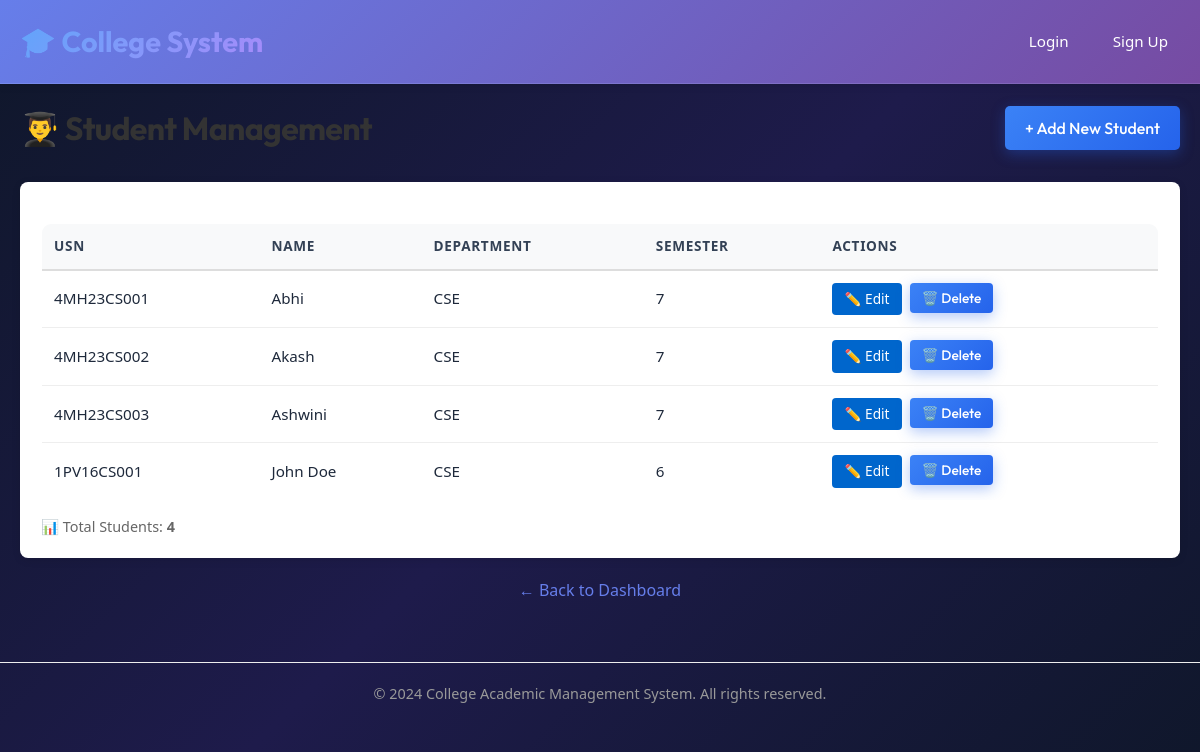
The page /admin/students (signed in) on the database its author committed.
### backend/app.py (models this page shows)
class Student(db.Model):
    id = db.Column(db.Integer, primary_key=True)
    usn = db.Column(db.String(50), unique=True, nullable=False)
    name = db.Column(db.String(200), nullable=False)
    dept = db.Column(db.String(100), nullable=True)
    semester = db.Column(db.Integer, nullable=True)

### backend/app.py (the view)
@app.route('/admin/students')
@login_required
@role_required('Admin')
def admin_students():
    students = Student.query.all()
    return render_template('admin_students.html', students=students)

### backend/app.py (called while the page is built)
def role_required(*roles):
    def decorator(f):
        @wraps(f)
        def decorated_function(*args, **kwargs):
            if not current_user.is_authenticated:
                return login_manager.unauthorized()
            if current_user.role not in roles:
                flash('Access denied: insufficient permissions', 'danger')
                return redirect(url_for('dashboard'))
            return f(*args, **kwargs)
        return decorated_function
    return decorator

@login_manager.user_loader
def load_user(user_id):
    return User.query.get(int(user_id))

### frontend/templates/admin_students.html (shortened to what this page needs)
{% extends 'base.html' %}
{% block content %}
<div style="max-width: 1200px; margin: 0 auto;">
  <div style="display: flex; justify-content: space-between; align-items: center; margin-bottom: 30px;">
    <h1 style="font-size: 2em; color: #333;">👨‍🎓 Student Management</h1>
    <a href="/admin/students/add" class="btn" style="padding: 10px 20px; text-decoration: none;">+ Add New Student</a>
  </div>
  <div class="card">
    {% if students %}
      <div style="overflow-x: auto;">
        <table>
          <thead>
            <tr>
              <th>USN</th>
              <th>Name</th>
              <th>Department</th>
              <th>Semester</th>
              <th>Actions</th>
            </tr>
          </thead>
          <tbody>
            {% for s in students %}
            <tr>
              <td style="font-weight: 500;">{{ s.usn }}</td>
              <td>{{ s.name }}</td>
              <td>{{ s.dept or '-' }}</td>
              <td>{{ s.semester or '-' }}</td>
              <td>
                <div style="display: flex; gap: 8px;">
                  <a href="/admin/students/{{ s.id }}/edit" style="background-color: #0066cc; color: white; padding: 6px 12px; border-radius: 4px; text-decoration: none; font-size: 0.9em; cursor: pointer;">✏️ Edit</a>
                  <form action="/admin/students/{{ s.id }}/delete" method="post" style="display: inline;" onsubmit="return confirm('Are you sure you want to delete this student?');">
                    <button type="submit" style="background-color: #dc3545; color: white; padding: 6px 12px; border-radius: 4px; border: none; font-size: 0.9em; cursor: pointer;">🗑️ Delete</button>
                  </form>
                </div>
              </td>
            </tr>
            {% endfor %}
          </tbody>
        </table>
      </div>
      <div style="margin-top: 15px; color: #666; font-size: 0.9em;">
        📊 Total Students: <strong>{{ students|length }}</strong>
      </div>
    {% else %}
      <div style="text-align: center; padding: 40px; color: #999;">
        <p style="font-size: 1.1em;">📭 No students registered yet.</p>
        <a href="/admin/students/add" class="btn" style="margin-top: 15px; text-decoration: none;">Add the first student</a>
      </div>
    {% endif %}
  </div>
  <div style="text-align: center; margin-top: 20px;">
    <a href="/dashboard" style="color: #667eea; text-decoration: none;">← Back to Dashboard</a>
  </div>
</div>
{% endblock %}

### frontend/static/css/styles.css (style rules this page uses)
:root { --bg-gradient: linear-gradient(135deg, #0f172a 0%, #1e1b4b 50%, #0f172a 100%); --card-bg: #ffffff; --card-shadow: 0 10px 30px -5px rgba(0, 0, 0, 0.25), 0 4px 12px -2px rgba(0, 0, 0, 0.15); --primary: #3b82f6; --primary-hover: #2563eb; --secondary: #6366f1; --accent: #10b981; --accent-purple: #8b5cf6; --danger: #ef4444; --warning: #f59e0b; --info: #06b6d4; --text-dark: #0f172a; --text-muted: #64748b; --text-light: #f8fafc; --text-light-muted: #94a3b8; --border-light: #e2e8f0; --radius-lg: 16px; --radius-md: 10px; --radius-sm: 6px; }
*, *::before, *::after { box-sizing: border-box; }
html, body { min-height: 100vh; margin: 0; padding: 0; font-family: 'Inter', system-ui, -apple-system, sans-serif; background: var(--bg-gradient); background-attachment: fixed; color: var(--text-light); line-height: 1.5; }
h1, h2, h3, h4, h5, h6 { font-family: 'Outfit', sans-serif; letter-spacing: -0.02em; }
.card { background: var(--card-bg); color: var(--text-dark); border-radius: var(--radius-lg); padding: 28px; box-shadow: var(--card-shadow); border: 1px solid rgba(255, 255, 255, 0.8); margin-bottom: 24px; transition: transform 0.25s ease, box-shadow 0.25s ease; }
button, .btn { font-family: 'Outfit', sans-serif; display: inline-flex; align-items: center; justify-content: center; gap: 8px; padding: 12px 22px; font-weight: 600; font-size: 0.98rem; border-radius: var(--radius-md); border: none; cursor: pointer; background: linear-gradient(135deg, #3b82f6 0%, #2563eb 100%); color: #ffffff; text-decoration: none; box-shadow: 0 4px 14px rgba(37, 99, 235, 0.35); transition: all 0.2s ease; }
table { width: 100%; border-collapse: separate; border-spacing: 0; margin-top: 16px; border-radius: var(--radius-md); overflow: hidden; border: 1px solid #e2e8f0; }
table th { background: #f8fafc; color: #334155; font-weight: 700; font-size: 0.85rem; text-transform: uppercase; letter-spacing: 0.05em; padding: 14px 18px; text-align: left; border-bottom: 2px solid #cbd5e1; }
table td { padding: 14px 18px; color: #1e293b; border-bottom: 1px solid #f1f5f9; font-size: 0.95rem; }
table tr:last-child td { border-bottom: none; }

### frontend/templates/base.html (style rules this page uses)
* { margin: 0; padding: 0; box-sizing: border-box; }
body { font-family: 'Segoe UI', Tahoma, Geneva, Verdana, sans-serif; background-color: #f5f5f5; color: #333; }
.card { background: white; border-radius: 8px; padding: 20px; box-shadow: 0 2px 8px rgba(0,0,0,0.1); margin-bottom: 20px; }
button, .btn { padding: 10px 20px; background-color: #667eea; color: white; border: none; border-radius: 5px; cursor: pointer; font-size: 1em; font-weight: 500; transition: all 0.3s; text-decoration: none; display: inline-block; }
table { width: 100%; border-collapse: collapse; margin-top: 20px; }
table th { background-color: #f8f9fa; padding: 12px; text-align: left; font-weight: 600; border-bottom: 2px solid #ddd; }
table td { padding: 12px; border-bottom: 1px solid #eee; }

### rows shown on the page
Student: usn "4MH23CS001", name "Abhi", dept "CSE", semester "7"
Student: usn "4MH23CS002", name "Akash", dept "CSE", semester "7"
Student: usn "4MH23CS003", name "Ashwini", dept "CSE", semester "7"
Student: usn "1PV16CS001", name "John Doe", dept "CSE", semester "6"

### other values the page prints
{{ students|length }} "4"
